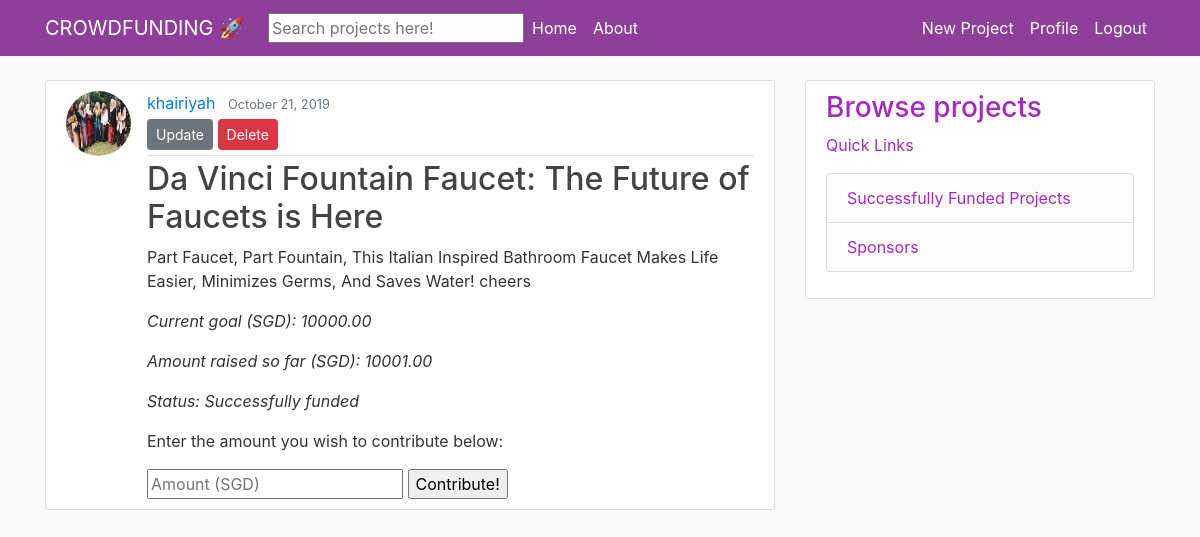
The app's page /post/4/ (signed in) with its own data.
### blog/models.py (models this page shows, shortened)
class Post(models.Model):
    title = models.CharField(max_length = 100)
    content = models.TextField()
    date_posted = models.DateTimeField(default = timezone.now)
    author = models.ForeignKey(User, on_delete=models.CASCADE)
    category = models.CharField(max_length = 100)
    amt_sought = models.DecimalField(max_digits=8, decimal_places=2,verbose_name='Amount needed for project (SGD)', default = 0)
    amt_raised = models.DecimalField(max_digits=8, decimal_places=2,verbose_name='Amount raised so far (SGD)', default=0)
    post_status = models.CharField(max_length = 70, default = 'Funding needed')

### users/models.py (models this page shows, shortened)
class Profile(models.Model):
    user = models.OneToOneField(User, on_delete=models.CASCADE)
    image = models.ImageField(default = 'default.jpg', upload_to = 'profile_pics')

### blog/views.py (the view)
# urls.py: path('post/<int:pk>/', PostDetailView.as_view(), name='post-detail'),
class PostDetailView(LoginRequiredMixin, DetailView):
    model = Post

### blog/templates/blog/post_detail.html
{% extends "blog/base.html" %} {% block content %}
<article class="media content-section">
    <img class="rounded-circle article-img" src="{{ object.author.profile.image.url }}">
    <div class="media-body">
        <div class="article-metadata">
            <a class="mr-2" href="#">{{ object.author }}</a>
            <small class="text-muted">{{ object.date_posted|date:"F d, Y" }}</small> {% if object.author == user %}
            <div>
                <a class="btn btn-secondary btn-sm mt-1 mb-1" href="{% url 'post-update' object.id %}">Update</a>
                <a class="btn btn-danger btn-sm mt-1 mb-1" href="{% url 'post-delete' object.id %}">Delete</a>
            </div>
            {% endif %}
        </div>
        <h2 class="article-title"> {{ object.title }}</h2>
        <p class="article-content">{{ object.content }}</p>
        <p class="article-content" style="font-style: italic;"> Current goal (SGD): {{ object.amt_sought }}</p>
        <p class="article-content" style="font-style: italic;"> Amount raised so far (SGD): {{ object.amt_raised }}</p>
        <p class="article-content" style="font-style: italic;"> Status: {{ post.post_status }}</p>
        <p class="article-content">Enter the amount you wish to contribute below:</p>
        <div class="form-inline">
            <form id="searchform" action="{% url 'post-contrib' object.id %}" method="get" accept-charset="utf-8">
                <input id="searchbox" name="q" type="number" placeholder="Amount (SGD)">
                <input type="submit" value="Contribute!">
            </form>
        </div>
    </div>
</article>
{% endblock content %}

### blog/static/blog/main.css (style rules this page uses)
body { background: #fafafa; color: #333333; margin-top: 5rem; }
h1, h2, h3, h4, h5, h6 { color: #444444; }
.content-section { background: #ffffff; padding: 10px 20px; border: 1px solid #dddddd; border-radius: 3px; margin-bottom: 20px; }
.article-title { color: #444444; }
.article-content { white-space: pre-line; }
.article-img { height: 65px; width: 65px; margin-right: 16px; }
.article-metadata { padding-bottom: 1px; margin-bottom: 4px; border-bottom: 1px solid #e3e3e3 }

### records on screen
Post: author.profile.image (picture), author "khairiyah", date_posted "October 21, 2019", title "Da Vinci Fountain Faucet: The Future of Faucets is Here", content "Part Faucet, Part Fountain, This Italian Inspired Bathroom Faucet Makes Life Easier, Minimizes Germs, And Saves Water! cheers", amt_sought "10000.00", amt_raised "10001.00", post_status "Successfully funded"
